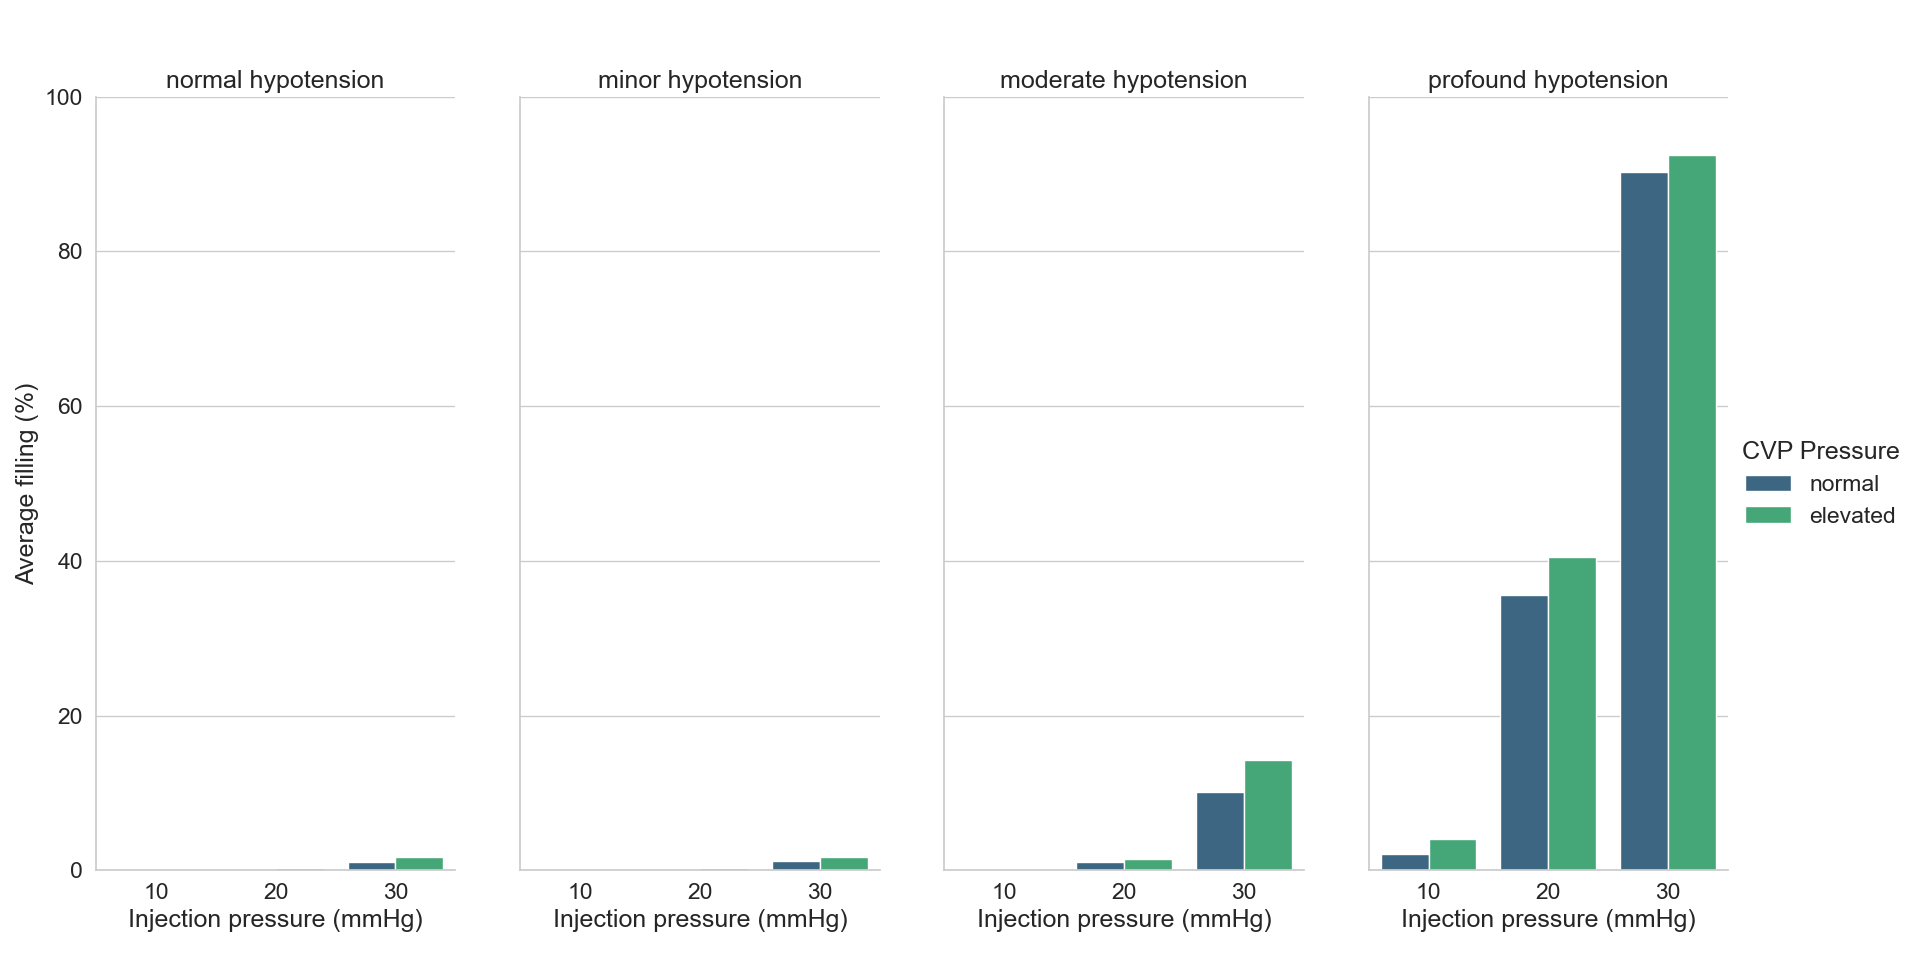

This figure's Python source:
import pandas as pd
import seaborn as sns
import matplotlib.pyplot as plt
from pathlib import Path

# Load the data   
data = pd.read_csv(Path(__file__).parent / 'data.csv')

# Filter data to include only data where the Injection location starts with 'D'
filtered_data = data[
    data["Injection location"].notna() &
    data["Injection location"].str.startswith('D')
]

# Calculate the average percent filled for each group
grouped_data = filtered_data.groupby(
    ["Blood pressure hypotension", "Injection pressure (mmHg)", "CVP pressure"]
).agg(
    Average_filling=pd.NamedAgg(column="Percent filled (%)", aggfunc='mean')
).reset_index()

# Define order for "Blood pressure hypotension" and "CVP pressure"
hypotension_order = ['normal', 'minor', 'moderate', 'profound']
cvp_order = ['normal', 'elevated']
grouped_data['Blood pressure hypotension'] = pd.Categorical(
    grouped_data['Blood pressure hypotension'],
    categories=hypotension_order,
    ordered=True
)
grouped_data['CVP pressure'] = pd.Categorical(
    grouped_data['CVP pressure'],
    categories=cvp_order,
    ordered=True
)

# Plotting
sns.set_theme(style="whitegrid", font_scale=1.5)

# Create a FacetGrid, mapping data to bar plots
g = sns.FacetGrid(
    grouped_data, 
    col="Blood pressure hypotension", 
    col_order=hypotension_order, 
    height=4, 
    aspect=0.5
)
g.map_dataframe(
    sns.barplot, 
    x="Injection pressure (mmHg)", 
    y="Average_filling", 
    hue="CVP pressure",  # Use CVP pressure for hue
    palette='viridis',  # Color palette for differentiating CVP pressures
    dodge=True  # Ensure bars are dodged (i.e., side by side)
)

# Customize the FacetGrid
g.set_titles("{col_name} hypotension")
g.set_axis_labels("Injection pressure (mmHg)", "Average filling (%)")
g.set(ylim=(0, 100))
g.add_legend(title='CVP Pressure')


# Adjust the layout to ensure labels are visible
plt.subplots_adjust(left=0.05, bottom=0.1, right=0.9, top=0.9)

plt.show()
